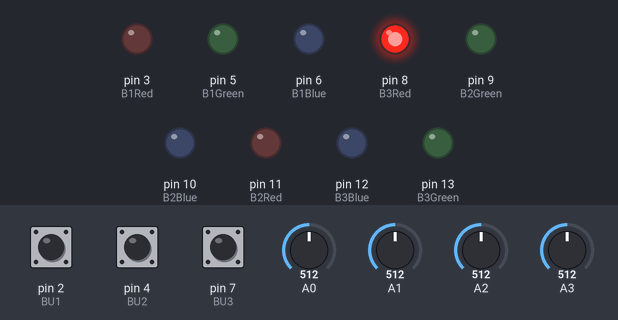
The sketch below on a simulated Arduino Uno, built with avr-gcc and run on an emulated ATmega328P. Parts: output pins drawn as LEDs (lit = HIGH). Inputs (shaded band) come from the test bench; at power-on: pin 2 (BU1) HIGH, pin 4 (BU2) HIGH, pin 7 (BU3) HIGH, A0 = 512, A1 = 512, A2 = 512, A3 = 512. MIDI output is not drawn.

Above: at 2.2 s.
2.3 s: pin 2 (BU1) pulled LOW for 0.15 s
At 2.7 s:
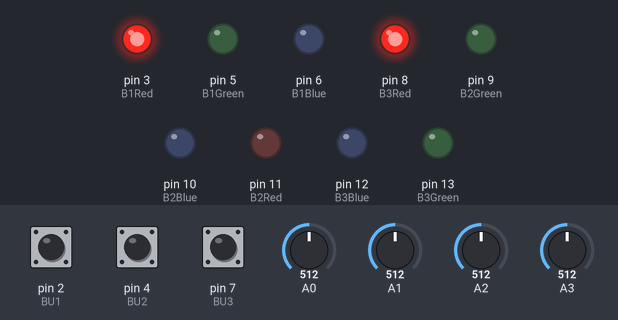
3.9 s: pin 4 (BU2) pulled LOW for 0.15 s
At 5.1 s:
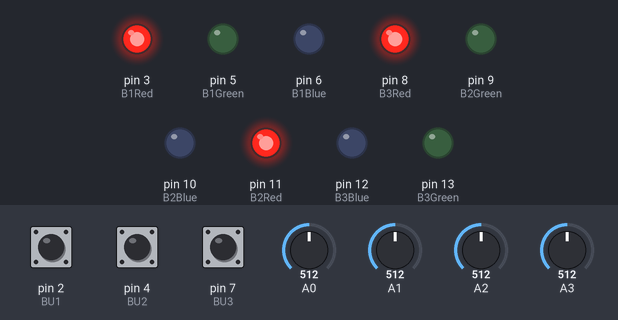
5.5 s: pin 7 (BU3) pulled LOW for 0.15 s
At 6.3 s:
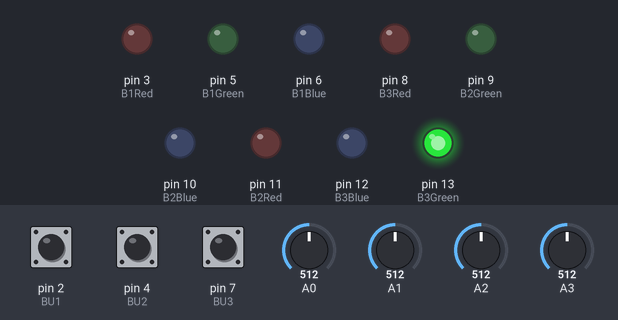
7.1 s: pin 2 (BU1) pulled LOW for 1 s
At 7.5 s:
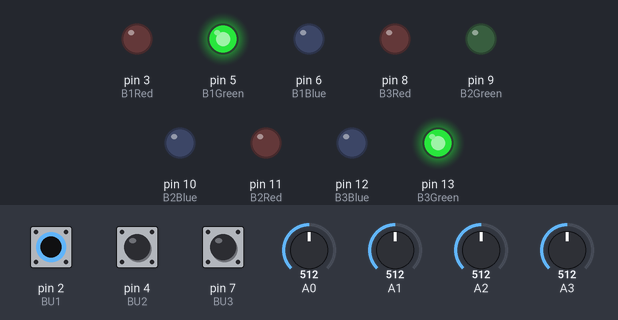
9.6 s: pin 4 (BU2) pulled LOW for 1 s
At 10.6 s:
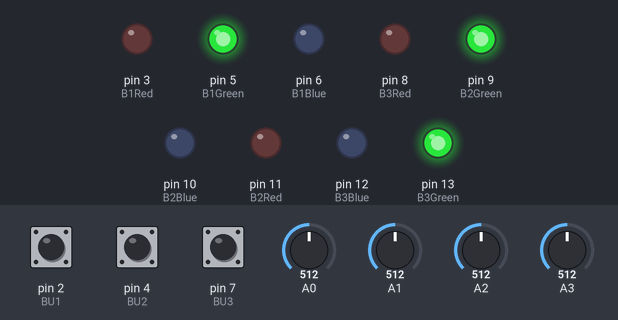
12.1 s: pin 7 (BU3) pulled LOW for 1 s
At 12.5 s:
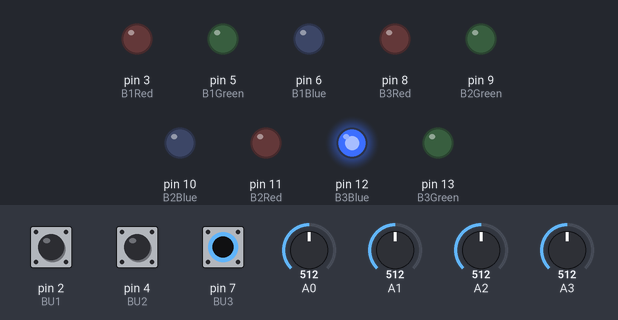
Timing chart, 0 to 15.1 s (numbered marks = the images above; inputs shaded):
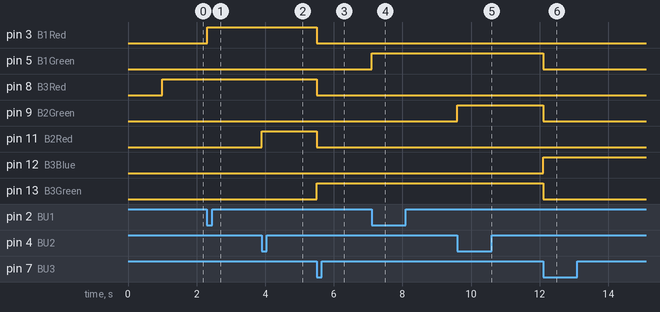

The sketch:

bonk42_controller.ino
```cpp
#include <MIDI.h>
#include "Controller.h"
#include "Constants.h";

MIDI_CREATE_DEFAULT_INSTANCE();

//***DEFINE DIRECTLY CONNECTED POTENTIOMETERS************************
//Pot (Pin Number, Command, CC Control, Channel Number)
//**Command parameter is for future use**
Pot PO1(A0, 0, 1, 1);
Pot PO2(A1, 0, 10, 1);
Pot PO3(A2, 0, 22, 1);
Pot PO4(A3, 0, 118, 1);
//Pot PO5(A4, 0, 30, 1);
//Pot PO6(A5, 0, 31, 1);
//*******************************************************************
//Add pots used to array below like this->  Pot *POTS[] {&PO1, &PO2, &PO3, &PO4, &PO5, &PO6};
Pot *POTS[] {&PO1, &PO2, &PO3, &PO4};
//*******************************************************************

//***DEFINE DIRECTLY CONNECTED BUTTONS*******************************
//Button (Pin Number, Command, Note Number, Channel, Debounce Time)
//** Command parameter 0=NOTE  1=CC  2=Toggle CC 3=Bank Change(my new one!)**
Button BU1(2, 2, 60, 1, 5); //Toggle 1
Button BU2(4, 2, 61, 1, 5); //Toggle 2
Button BU3(7, 3, 62, 1, 5); // Bank
//Button BU4(5, 0, 63, 1, 5 );
//Button BU5(6, 0, 64, 1, 5 );
//Button BU6(7, 0, 65, 1, 5 );
//Button BU7(8, 1, 64, 1, 5 );
//Button BU8(9, 2, 64, 1, 5 );
//*******************************************************************
//Add buttons used to array below like this->  Button *BUTTONS[] {&BU1, &BU2, &BU3, &BU4, &BU5, &BU6, &BU7, &BU8};
Button *BUTTONS[] {&BU1, &BU2, &BU3};
//*******************************************************************

byte bank = 1; //set default bank/channel

void setup() {
//  Serial.begin(9600);
  MIDI.begin(MIDI_CHANNEL_OFF);
  pinMode(B1Red, OUTPUT);
  pinMode(B1Green, OUTPUT);
  pinMode(B1Blue, OUTPUT);
  pinMode(B2Red, OUTPUT);
  pinMode(B2Green, OUTPUT);
  pinMode(B2Blue, OUTPUT);
  pinMode(B3Red, OUTPUT);
  pinMode(B3Green, OUTPUT);
  pinMode(B3Blue, OUTPUT);

  delay(1000);

  for (int i=0; i<NUM_BUTTONS; i++){
    BUTTONS[i]->init();
    BUTTONS[i]->setLedPins(RED, BUTTON_LED_PINS[i][0], NO_PIN, NO_PIN); //Sets Red LED pins for button
    BUTTONS[i]->setLedPins(GREEN, BUTTON_LED_PINS[i][1], NO_PIN, NO_PIN); //Sets Green LED pins for button
    BUTTONS[i]->setLedPins(BLUE, BUTTON_LED_PINS[i][2], NO_PIN, NO_PIN); //Sets Blue LED pins for button
    BUTTONS[i]->setLedPins(PURPLE, BUTTON_LED_PINS[i][0], BUTTON_LED_PINS[i][2], NO_PIN); //Sets Purple LED pins for button
  }
//debug();
  lightUp();
}

void loop() {
  if (NUM_BUTTONS != 0) updateButtons();
  if (NUM_POTS != 0) updatePots();
}

void debug(){
  for (int i=0; i<NUM_BUTTONS; i++){
    BUTTONS[i]->printState();
  }
}

void lightUp(){
  for (int i=0; i<NUM_BUTTONS; i++){
    if (BUTTONS[i]->getBankBtnStatus(bank) == ON){
      switchLed(BUTTONS[i], true);
    } else {
      switchLed(BUTTONS[i], false);
    }
  }
}

byte getNextBank(){
  if(bank == NUM_BANKS){
    return 1;
  } else {
    return (bank+1);
  }
}

//--------------------------------------------
void updateButtons() {
  for (int i=0; i<NUM_BUTTONS; i++){
    byte message = BUTTONS[i]->getValue();
    if (message == 0) {
      handleButtonPress(BUTTONS[i]);
    }
    else if (message == 1) {
      handleButtonNotPressed(BUTTONS[i]);
    }
  }
}

void updatePots() {
  for (int i = 0; i < NUM_POTS; i = i + 1) {
    byte potmessage = POTS[i]->getValue();
    if (potmessage != 255){
      MIDI.sendControlChange(POTS[i]->Pcontrol, potmessage, bank);
    }
  }
}

void handleButtonPress(Button* button){
  switch (button->Bcommand){
    case NOTE:
      MIDI.sendNoteOn(button->Bvalue, 127, button->Bchannel);
      switchLed(button, true);
      break;
    case TOGGLE:
      handleToggleBtnPressed(button);
      break;
    case BANK_CHANGE:
      handleBankBtnPressed(button);
      break;
  }
}

void handleBankBtnPressed(Button* button){
  byte nextBank = getNextBank();
  bank = nextBank;
  for (int i=0; i<NUM_BUTTONS; i++){
    if (BUTTONS[i]->getBankBtnStatus(bank) == ON){
      switchLed(BUTTONS[i], true);
    } else {
      switchLed(BUTTONS[i], false);
    }
  }
}

void handleToggleBtnPressed(Button* button){
  byte midiVal = MIDI_LOW;
  if (button->getBankBtnStatus(bank) == ON){
    midiVal = MIDI_HIGH;
    button->setBankBtnStatus(bank, OFF);
    switchLed(button, false);
  } else {
    button->setBankBtnStatus(bank, ON);
    switchLed(button, true);
  }
  MIDI.sendControlChange(button->Bvalue, midiVal, bank);
}

void handleButtonNotPressed(Button* button){
  switch (button->Bcommand) {
    case 0:
      MIDI.sendNoteOff(button->Bvalue, 0, bank);
      switchLed(button, false);
      break;
    case 1:
      MIDI.sendControlChange(button->Bvalue, 0, bank);
      switchLed(button, false);
      break;
  }
}

void switchLed(Button* button, bool switchingOn){
  int activeClrStartIndex = (bank * OUTPUT_PINS_PER_BUTTON - OUTPUT_PINS_PER_BUTTON);
  int activeClrEndIndex = (bank * OUTPUT_PINS_PER_BUTTON-1);
  int pinsSwitched[OUTPUT_PINS_PER_BUTTON] = {NO_PIN,NO_PIN,NO_PIN};
  byte pinsSwitchedOn = 0;
  int* btnColourArray = button->BcolourPins;
  for (int i=0; i<BTN_LED_ARY_SIZE; i++){ //Loop through all buttons pins
    if (switchingOn && (i >= activeClrStartIndex) && (i<= activeClrEndIndex)){ //Found location of a button led pin for this colour
      if((isRealPin(btnColourArray[i])) && (!pinAlreadySwitched(btnColourArray[i], pinsSwitched))){
        writeLedPin(btnColourArray[i], LED_HIGH);
        pinsSwitched[pinsSwitchedOn] = btnColourArray[i];
        pinsSwitchedOn++;
      }
    } else {
      if((isRealPin(btnColourArray[i])) && (!pinAlreadySwitched(btnColourArray[i], pinsSwitched))){
        writeLedPin(btnColourArray[i], LED_LOW);
      }
    }
  }
}

void writeLedPin(int pin, byte val){
    analogWrite(pin, val);
}

bool pinAlreadySwitched(int val, int switchedList[]){
  for(int i=0; i<OUTPUT_PINS_PER_BUTTON; i++){
    if(val == switchedList[i]){
      return true;
    }
  }
  return false;
}

bool isRealPin(int pinNumber){
  return pinNumber != NO_PIN;
}
```

Constants.h
```cpp
#ifndef Constants_h
#define Constants_h

//CONTROLLER BUTTON TYPES
const byte NOTE = 0;
const byte TOGGLE = 2;

//COLOUR NUMERS
const int RED = 1;
const int GREEN = 2;
const int BLUE = 3;
const int PURPLE = 4;

const int NO_PIN = 255;

//LED PINS
const int B1Red = 3;
const int B1Green = 5;
const int B1Blue = 6;
const int B2Red = 11;
const int B2Green = 9;
const int B2Blue = 10;
const int B3Red = 8;
const int B3Green = 13;
const int B3Blue = 12;

//Build array defining the led pins for each button
const int BUTTON_LED_PINS[3][3] = {{B1Red, B1Green, B1Blue},{B2Red, B2Green, B2Blue},{B3Red, B3Green, B3Blue}};

const byte BANK_1 = 1;
const byte BANK_2 = 2;
const byte BANK_3 = 3;
const byte BANK_4 = 4;

//MISC
const byte BUTTON_PRESS = 1;
const byte MIDI_HIGH = 256;
const byte MIDI_LOW = 0;
const byte ON = 1;
const byte OFF = 0;
const byte LED_HIGH = 255;
const byte LED_LOW = 0;
const int BTN_LED_ARY_SIZE = NUM_COLOURS*OUTPUT_PINS_PER_BUTTON;

//************************************************************
//***SET THE NUMBER OF CONTROLS USED**************************
//************************************************************
//---How many buttons are connected directly to pins?---------

//---How many potentiometers are connected directly to pins?--
const byte NUM_POTS = 4;
//---How many buttons are connected to a multiplexer?---------
byte NUMBER_MUX_BUTTONS = 0;
//---How many potentiometers are connected to a multiplexer?--
byte NUMBER_MUX_POTS = 0;
//************************************************************

#endif
```

Controller.cpp
```cpp
#include "Controller.h"

//****************************************************************************************
Mux::Mux(byte outpin_, byte numPins_, bool analog_)
{
  outpin = outpin_;
  //enablepin = enablepin_;
  numPins = numPins_;
  analog = analog_;
  if (analog == false) pinMode(outpin, INPUT_PULLUP);
  //pinMode(enablepin, OUTPUT);
  pinMode(2, OUTPUT);
  pinMode(3, OUTPUT);
  pinMode(4, OUTPUT);
  if (numPins > 8) pinMode(5, OUTPUT);
}
//****************************************************************************************
//Button (Pin Number, Command, Note Number, Channel, Debounce Time)
Button::Button(byte pin, byte command, byte value, byte channel, byte debounce)
{
  _pin = pin;
  pinMode(_pin, INPUT_PULLUP);
  _value = value;
  _command = command;
  _debounce = debounce;
  _time = 0;
  _busy = false;
  _status = 0b00000010;
  _last = 1;
  Bpin = pin; // used to reference the button in led code
  Bcommand = command;
  Bvalue = value;
  Bchannel = channel;
  BbankBtnStatus;
  BcolourPins;
}

Button::Button(Mux mux, byte muxpin, byte command, byte value, byte channel, byte debounce)
{
  _pin = mux.outpin;
  _numMuxPins = mux.numPins;
  _muxpin = muxpin;
  _value = value;
  _command = command;
  _debounce = debounce;
  _time = 0;
  _busy = false;
  _status = 0b00000010;
  _last = 1;
  Bcommand = command;
  Bvalue = value;
  Bchannel = channel;
}

void Button::init(){
  //Initialise an array setting all banks status to off. Val one is onOff, Val two is colour
  for (byte i=0; i < NUM_BANKS; i++){
    if (Bcommand == BANK_CHANGE){
      BbankBtnStatus[i] = 1;
    } else {
      BbankBtnStatus[i] = 0;
    }
  }
  for (int i=0; i < (NUM_COLOURS*OUTPUT_PINS_PER_BUTTON); i++){
    BcolourPins[i] = 0;
  }
}

void Button::setLedPins(int colour, int pin1, int pin2, int pin3){
  int arrayOffset = colour * OUTPUT_PINS_PER_BUTTON - OUTPUT_PINS_PER_BUTTON;
  BcolourPins[arrayOffset] = pin1;
  BcolourPins[arrayOffset+1] = pin2;
  BcolourPins[arrayOffset+2] = pin3;
}

void Button::setBankBtnStatus(byte bank, byte onOff){
  this->BbankBtnStatus[bank-1] = onOff;
}

byte Button::getBankBtnStatus(byte bank){
  return BbankBtnStatus[bank-1];
}

void Button::printState(){
  Serial.write("------------------------\n");
  Serial.write("Bpin:");
  Serial.print(Bpin);
  Serial.write("|");
  Serial.write("Bcommand:");
  Serial.print(Bcommand);
  Serial.write("|");
  Serial.write("Bvalue:");
  Serial.print(Bvalue);
  Serial.write("|");
  Serial.write("Bchannel:");
  Serial.print(Bchannel);
  Serial.write("\n");
  Serial.write("BbankBtnStatus {");
  for (byte i=0; i<NUM_BANKS; i++){
    Serial.print(BbankBtnStatus[i]);
    Serial.write("|");
  }
  Serial.write("}");
  Serial.write("\n");
  Serial.write("BcolourPins {");
  for (byte i=0; i<OUTPUT_PINS_PER_BUTTON*NUM_COLOURS; i++){
    Serial.print(BcolourPins[i]);
    Serial.write("|");
  }
  Serial.write("}\n------------------------\n");
}

void Button::muxUpdate()
{
  byte temp = _muxpin;
  temp = temp << 2;
  if (_numMuxPins > 8) PORTD = PORTD & B11000011;
  else PORTD = PORTD & B11100011;
  PORTD = PORTD | temp;
}

byte Button::getValue()
{
  // If BUSY bit not set - read button
  if (bitRead(_status, 0) == false) { // If busy false
    if (digitalRead(_pin) == _last) return 2; // If same as last state - exit
  }

  // If NEW Bit set - Key just pressed, record time
  if (bitRead(_status, 1) == true) { // If new is true
    bitSet(_status, 0); // Set busy TRUE
    bitClear(_status, 1); // Set New FALSE
    _time = millis();
    return 255;
  }

  // Check if debounce time has passed - If no, exit
  if (millis() - _time < _debounce) return 255;

  // Debounce time has passed. Read pin to see if still set the same
  // If it has changed back - assume false alarm
  if (digitalRead(_pin) == _last) {
    bitClear(_status, 0); // Set busy false
    bitSet(_status, 1); // Set new true
    return 255;
  }

  // If this point is reached, event is valid. return event type
  else {
    bitClear(_status, 0); // Set busy false
    bitSet(_status, 1); // Set new true
    _last = ((~_last) & 0b00000001); // invert _last
    return _last;
  }
}

void Button::newValue(byte command, byte value, byte channel)
{
  Bvalue = value;
  Bcommand = command;
  Bchannel = channel;
}

//********************************************************************
Pot::Pot(byte pin, byte command, byte control, byte channel)
{
  _pin = pin;
  _control = control;
  _value = analogRead(_pin);
  _value = _value >> 3;
  _oldValue = _value << 3;
  _value = _value << 3;
  Pcommand = command;
  Pcontrol = control;
  Pchannel = channel;
  Ppin = pin;
}

void Pot::muxUpdate()
{
  byte temp = _muxpin;
  temp = temp << 2;
  if (_numMuxPins > 8) PORTD = PORTD & B11000011;
  else PORTD = PORTD & B11100011;
  //PORTD = PORTD & B11000011;
  PORTD = PORTD | temp;
}

Pot::Pot(Mux mux, byte muxpin, byte command, byte control, byte channel)
{
  _pin = mux.outpin;
  _numMuxPins = mux.numPins;
  _muxpin = muxpin;
  _control = control;
  muxUpdate();
  _value = analogRead(_pin);
  _value = _value >> 3;
  _oldValue = _value << 3;
  _value = _value << 3;
  Pcommand = command;
  Pcontrol = control;
  Pchannel = channel;
}

byte Pot::getValue()
{
  _value = analogRead(_pin);
  int tmp = (_oldValue - _value);
  if (tmp >= 8 || tmp <= -8) {
    _oldValue = _value >> 3;
    _oldValue = _oldValue << 3;
    return _value >> 3;
  }
  return 255;
}

void Pot::newValue(byte command, byte value, byte channel) {
  Pcommand = command;
  Pcontrol = value;
  Pchannel = channel;
}
//********************************************************************
```

Controller.h
```cpp
#ifndef Controller_h
#define Controller_h

#include <Arduino.h>

const byte NUM_BANKS = 4;
const int OUTPUT_PINS_PER_BUTTON = 3;
const int NUM_COLOURS = 4;
const byte NUM_BUTTONS = 3;
const byte BANK_CHANGE = 3;

//***********************************************************************
class Mux
{
  public:
    Mux(byte outpin_, byte numPins_, bool analog_);
    byte outpin;
    byte numPins;
    bool analog;
};
//************************************************************************
//Button (Pin Number, Command, Note Number, Channel, Debounce Time)
class Button
{
  public:
    Button(byte pin, byte command, byte value, byte channel, byte debounce);
    Button(Mux mux, byte muxpin, byte command, byte value, byte channel, byte debounce);
    byte getValue();
    void muxUpdate();
    void newValue(byte command, byte value, byte channel);
    byte getBankBtnStatus(byte bank);
    void setBankBtnStatus(byte bank, byte onOff);
    void setLedPins(int colour, int pin1, int pin2, int pin3);
    void printState();
    void init();
    byte Bcommand;
    byte Bvalue;
    byte Bchannel;
    byte Bpin;
    byte BbankBtnStatus[NUM_BANKS];
    int BcolourPins[OUTPUT_PINS_PER_BUTTON*NUM_COLOURS];

  private:
    byte _previous;
    byte _current;
    unsigned long _time;
    int _debounce;
    byte _muxpin;
    byte _numMuxPins;
    byte _value;
    byte _command;
    bool _busy;
    byte _status;
    byte _last;
    byte _enablepin;
    byte _pin;
};

//*************************************************************************
class Pot
{
  public:
    Pot(byte pin, byte command, byte control, byte channel);
    Pot(Mux mux, byte muxpin ,byte command, byte control, byte channel);
    void muxUpdate();
    void newValue(byte command, byte value, byte channel);
    byte getValue();
    byte Pcommand;
    byte Pcontrol;
    byte Pchannel;
    byte Ppin;

  private:
    byte _pin;
    byte _muxpin;
    byte _numMuxPins;
    byte _control;
    int _value;
    int _oldValue;
    bool _changed;
    byte _enablepin;
};


#endif
```

Measured:
- after the input at 2.3 s, pin 3 (B1Red): LOW → HIGH at once
- after the input at 3.9 s, pin 11 (B2Red): LOW → HIGH at once
- after the input at 5.5 s, pin 3 (B1Red), pin 8 (B3Red), pin 11 (B2Red): HIGH → LOW at once; pin 13 (B3Green): LOW → HIGH at once
- after the input at 7.1 s, pin 5 (B1Green): LOW → HIGH at once
- after the input at 9.6 s, pin 9 (B2Green): LOW → HIGH at once
- after the input at 12.1 s, pin 5 (B1Green), pin 9 (B2Green), pin 13 (B3Green): HIGH → LOW at once; pin 12 (B3Blue): LOW → HIGH at once
